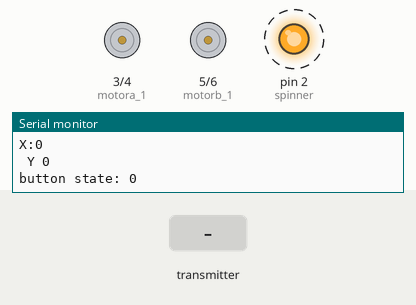
This sketch was run on a simulated Arduino Uno, built with avr-gcc and run on an emulated ATmega328P. Shown: motor-driver pin pairs drawn as motors (green arrow = first pin HIGH = forward, orange = second pin HIGH = backward, longer = more drive), output pins drawn as LEDs (lit = HIGH), the last lines printed to the serial monitor. Dashed ring = blinking. The test bench sets the inputs (shaded band). No radio packets arrive unless stated.

Above: at 1.22 s.
1.4 s: the transmitter starts sending Y = 256
At 1.62 s:
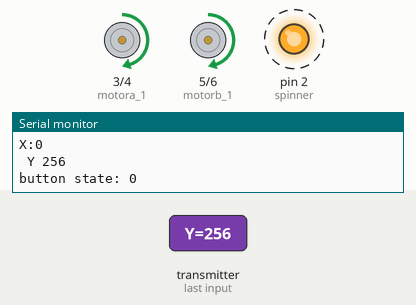
4.4 s: the transmitter starts sending Y = 512
At 4.67 s:
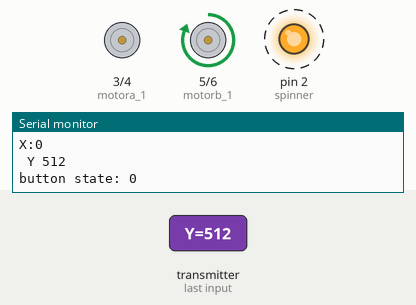
7.4 s: the transmitter starts sending X = 256
At 7.71 s:
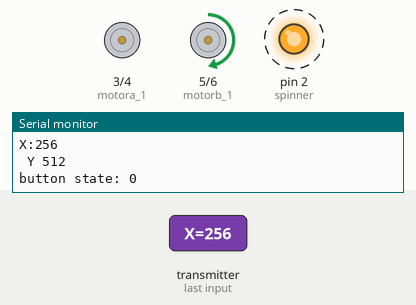
10.4 s: the transmitter starts sending X = 1023
At 10.55 s:
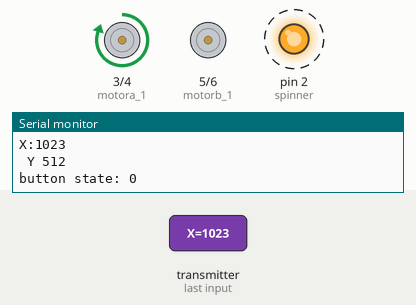
13.4 s: the transmitter starts sending Y = 1023
At 13.6 s:
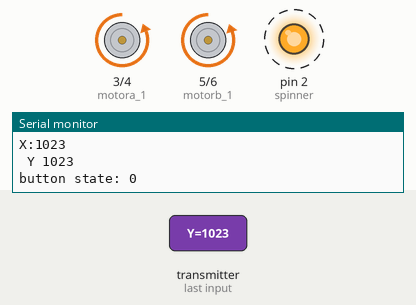
16.4 s: the transmitter starts sending buttonState = 1
At 16.4 s:
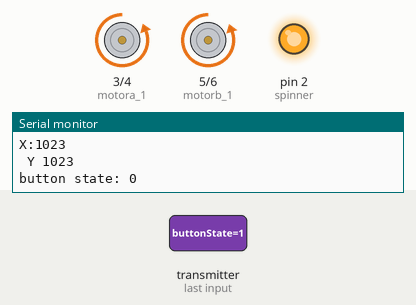
Timing chart, 0 to 19.4 s (numbered marks = the images above; inputs shaded):
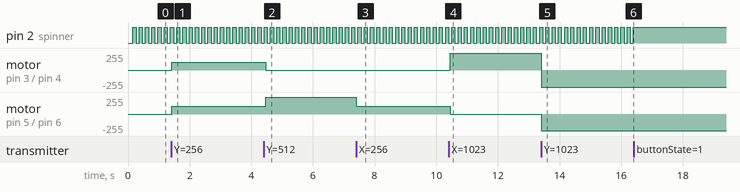

The sketch:

spinner_bot_receiver.ino
```cpp
#include <SPI.h>      //SPI library for communication with the nRF24L01+
#include "RF24.h"  //The main library of the nRF24L01+
#include "Wire.h"


RF24 radio (7, 8); // CE,CSN

//Create a pipe addresses for  communication
const uint64_t pipe = 3737;

struct JoystickData {
  int X;
  int Y;
  bool buttonState;
} joystickData;

//typedef struct package Package;
//Package pos;

int buttonState;
int spinnerState = false ;
int motora_1 = 3;
int motora_2 = 4;
int motorb_1 = 5;
int motorb_2 = 6;
int spinner = 2;


void setup()
{
  Serial.begin(9600);
  radio.begin();                    //Start the nRF24 communicate
  radio.openReadingPipe(1, pipe);   //Sets the address of the transmitter to which the program will receive data.
  radio.startListening();
  pinMode(motora_1, OUTPUT);
  pinMode(motora_2, OUTPUT);
  pinMode(motorb_1, OUTPUT);
  pinMode(motorb_2, OUTPUT);
  pinMode(spinner, OUTPUT);
  digitalWrite(spinner, LOW);
  delay(100);
}

void loop()
{

  if (radio.available()) {
    radio.read(&joystickData, sizeof(joystickData));

    // Process and use the received joystick data as needed

//    Serial.print("X:");
//    Serial.println(pos.X);

//    Serial.print("      buttonState");
//    Serial.println(buttonState);
  }

  int xAxis = joystickData.X;
  int yAxis = joystickData.Y;
  bool buttonState = joystickData.buttonState;
  Serial.print("X:");
  Serial.println(joystickData.X);
  Serial.print(" Y ");
  Serial.println(joystickData.Y);
//  int forward = map(yAxis, 570, 1024, 0, 255);
//  int backward = map(yAxis, 480, 0, 0, 255);
  // For some reason, the joystick hits 0 when all the way forward
  int backward = map(yAxis, 570, 1024, 0, 255);
  int forward = map(yAxis, 480, 0, 0, 255);
  int right = map(xAxis, 570, 1024, 0, 255);
  int left = map(xAxis, 480, 0, 0, 255);

// Move forward
  if (yAxis == 0) {
    // Set Motor A stop
    analogWrite(motora_1, 0);
    analogWrite(motora_2, 0);
    // Set Motor B stop
    analogWrite(motorb_1, 0);
    analogWrite(motorb_2, 0);
  }else if (yAxis < 480) {                  // Move forward
    // Set Motor A forward
    analogWrite(motora_1, forward);
    analogWrite(motora_2, 0);
    // Set Motor B forward
    analogWrite(motorb_1, forward);
    analogWrite(motorb_2, 0);
  } else if (yAxis > 550) {           // Move backwards
    // Set Motor A backward
    analogWrite(motora_1, 0);
    analogWrite(motora_2, backward);
    // Set Motor B backward
    analogWrite(motorb_1, 0);
    analogWrite(motorb_2, backward);
  } else if (xAxis > 570) {           // Move right
    // Set Motor A forward
    analogWrite(motora_1, right);
    analogWrite(motora_2, 0);
    // Set Motor B stop
    analogWrite(motorb_1, 0);
    analogWrite(motorb_2, 0);
  } else if (xAxis < 480 ){           // Move left
    // Set Motor A stop
    analogWrite(motora_1, 0);
    analogWrite(motora_2, 0);
    // Set Motor B foward
    analogWrite(motorb_1, left);
    analogWrite(motorb_2, 0);
  } else {
    // Set Motor A stop
    analogWrite(motora_1, 0);
    analogWrite(motora_2, 0);
    // Set Motor B stop
    analogWrite(motorb_1, 0);
    analogWrite(motorb_2, 0);
  }

    Serial.print("button state: ");
    Serial.println(buttonState);
    if (buttonState == 0 ) {
      spinnerState = ! spinnerState;
      delay(50);
    }
//
    if (spinnerState == true) {
      digitalWrite(spinner, HIGH);              // Turn On spinner
      delay(50);
    } else {
      digitalWrite(spinner, LOW);               // Turn Off spinner
      delay(50);
    }

// Testing
// Forward
    // Set Motor A forward
    //analogWrite(motora_1, 255);
    //analogWrite(motora_2, 0);
    // Set Motor B forward
    //analogWrite(motorb_1, 255);
    //analogWrite(motorb_2, 0);
// Right
    // Set Motor A forward
    //analogWrite(motora_1, right);
    //analogWrite(motora_2, 0);
    // Set Motor B stop
    //analogWrite(motorb_1, 0);
    //analogWrite(motorb_2, 0);
}
```

Measured:
- after the input at 1.4 s, motor on pin 3 (motora_1) / pin 4 (motora_2), motor on pin 5 (motorb_1) / pin 6 (motorb_2): stopped → forward 119/255 at once
- after the input at 4.4 s, motor on pin 3 (motora_1) / pin 4 (motora_2): forward 119/255 → stopped after 0.07 s; motor on pin 5 (motorb_1) / pin 6 (motorb_2): forward 119/255 → forward 255/255 after 0.07 s
- after the input at 7.4 s, motor on pin 5 (motorb_1) / pin 6 (motorb_2): forward 255/255 → forward 119/255 at once
- after the input at 10.4 s, motor on pin 3 (motora_1) / pin 4 (motora_2): stopped → forward 254/255 after 0.06 s; motor on pin 5 (motorb_1) / pin 6 (motorb_2): forward 119/255 → stopped after 0.06 s
- after the input at 13.4 s, motor on pin 3 (motora_1) / pin 4 (motora_2): forward 254/255 → backward 255/255 at once; motor on pin 5 (motorb_1) / pin 6 (motorb_2): stopped → backward 254/255 at once
- after the input at 16.4 s, pin 2 (spinner): stops changing and stays HIGH
- by itself, pin 2 (spinner): alternates HIGH for 0.10 s and LOW for 0.10 s
